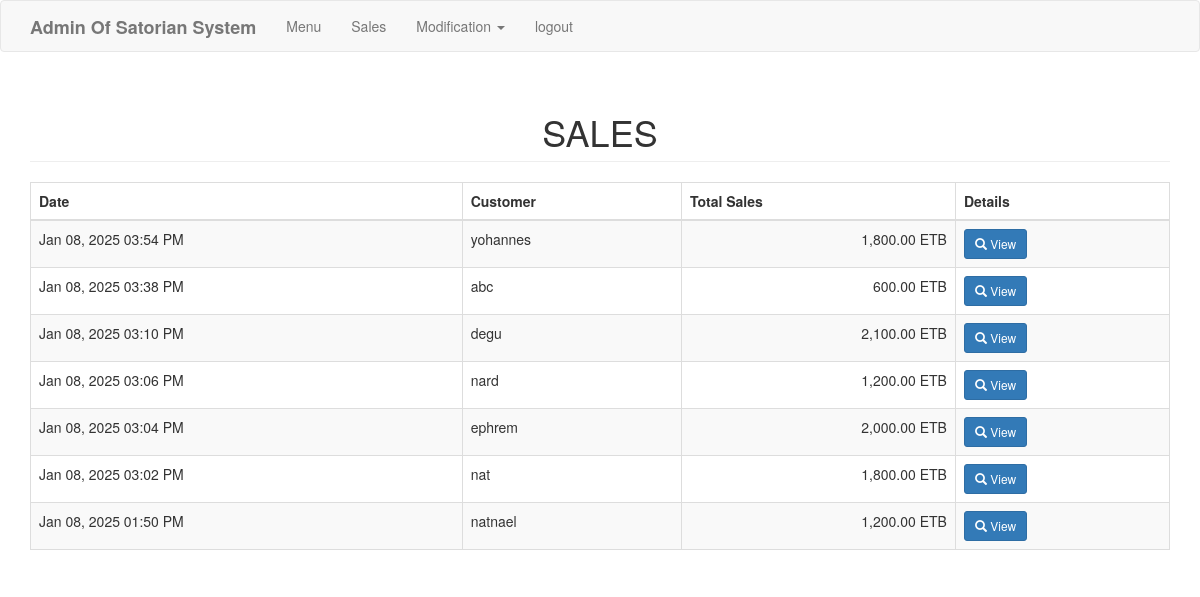
The page /sales.php on the database its author committed.
### tables this page shows
CREATE TABLE `purchase` (
  `purchaseid` int(11) NOT NULL,
  `customer` varchar(50) NOT NULL,
  `total` double NOT NULL,
  `date_purchase` datetime NOT NULL
);

### sales.php (the view, shortened to what this page needs)
<?php include('header.php'); ?>
<body>
<?php include('navbar.php'); ?>
<div class="container">
	<h1 class="page-header text-center">SALES</h1>
	<table class="table table-striped table-bordered">
		<thead>
			<th>Date</th>
			<th>Customer</th>
			<th>Total Sales</th>
			<th>Details</th>
		</thead>
		<tbody>
			<?php
				$sql="select * from purchase order by purchaseid desc";
				$query=$conn->query($sql);
				while($row=$query->fetch_array()){
					?>
					<tr>
						<td><?php echo date('M d, Y h:i A', strtotime($row['date_purchase'])) ?></td>
						<td><?php echo $row['customer']; ?></td>
						<td class="text-right"> <?php echo number_format($row['total'], 2); echo" ETB"; ?> </td>
						<td><a href="#details<?php echo $row['purchaseid']; ?>" data-toggle="modal" class="btn btn-primary btn-sm"><span class="glyphicon glyphicon-search"></span> View </a>
						</td>
					</tr>
					<?php
				}
			?>
		</tbody>
	</table>
</div>
</body>
</html>

### header.php (shortened to what this page needs)
<!DOCTYPE html>
<html>
<head>
	<link rel="stylesheet" href="https://maxcdn.bootstrapcdn.com/bootstrap/3.3.7/css/bootstrap.min.css">
</head>

### navbar.php (shortened to what this page needs)
<!DOCTYPE html>
<html lang="en">
<head>
</head>
<body>
<nav class="navbar navbar-default">
  <div class="container">
    <div class="navbar-header">
      <a class="navbar-brand" href="index.php"><b>Admin Of Satorian System</b></a>
    </div>
    <div class="collapse navbar-collapse" id="bs-example-navbar-collapse-1">
      <ul class="nav navbar-nav">
        <li><a href="index.php">Menu</a></li>
        <li><a href="sales.php">Sales</a></li>
        <li>
          <a href="#" class="dropdown-toggle" data-toggle="dropdown" role="button" aria-haspopup="true" aria-expanded="false">Modification <span class="caret"></span></a>
        </li>
        <li><a href="../../admin_logout.php">logout</a></li>
      </ul>
    </div>
  </div>
</nav>
</body>
</html>

### rows shown on the page
purchase: date_purchase "Jan 08, 2025 03:54 PM", customer "yohannes", total "1,800.00"
purchase: date_purchase "Jan 08, 2025 03:38 PM", customer "abc", total "600.00"
purchase: date_purchase "Jan 08, 2025 03:10 PM", customer "degu", total "2,100.00"
purchase: date_purchase "Jan 08, 2025 03:06 PM", customer "nard", total "1,200.00"
purchase: date_purchase "Jan 08, 2025 03:04 PM", customer "ephrem", total "2,000.00"
purchase: date_purchase "Jan 08, 2025 03:02 PM", customer "nat", total "1,800.00"
purchase: date_purchase "Jan 08, 2025 01:50 PM", customer "natnael", total "1,200.00"
